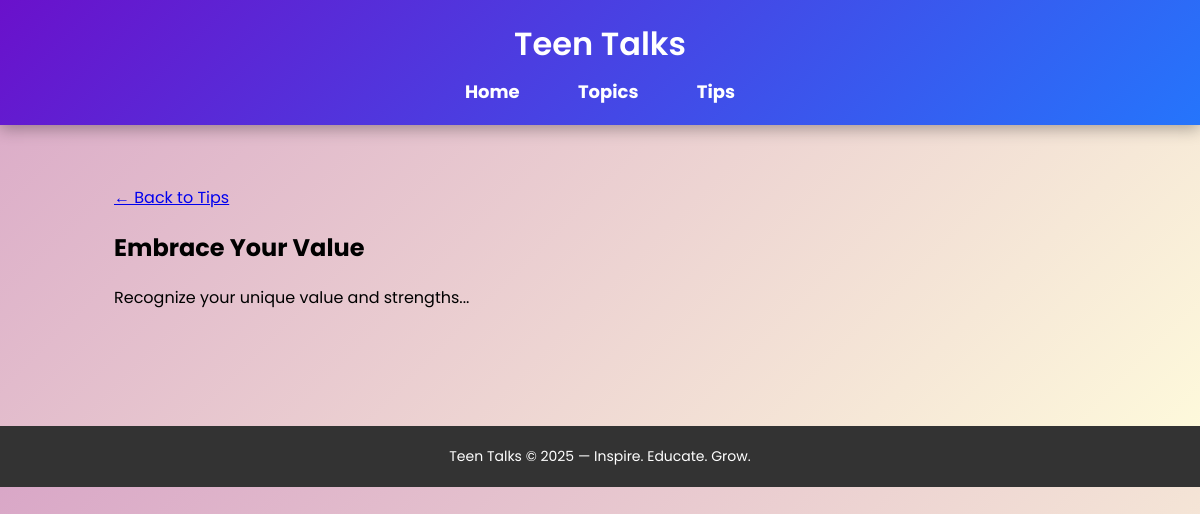
/tips/1/, run on the app's committed database.
### tips/models.py (models this page shows, shortened)
class Tip(models.Model):
    title = models.CharField(max_length=200)
    content = models.TextField()

### tips/views.py (the view)
# urls.py: path('<int:tip_id>/', views.tip_detail, name='tip_detail'),  # /tips/1/ → detail of a tip
def tip_detail(request, tip_id):
    tip = get_object_or_404(Tip, id=tip_id)
    return render(request, 'tips/tip_detail.html', {'tip': tip})

### tips/templates/tips/tip_detail.html (shortened to what this page needs)
{% extends "pages/base.html" %}
{% block content %}
<div class="container mt-4">
    <a href="{% url 'tips_list' %}" class="btn btn-outline-secondary mb-3">← Back to Tips</a>
    <div class="card p-4">
        <h2>{{ tip.title }}</h2>
        <p class="mt-3">{{ tip.content }}</p>
    </div>
</div>
{% endblock %}

### pages/templates/pages/base.html (style rules this page uses)
body { margin: 0; padding: 0; font-family: "Poppins", sans-serif; background: linear-gradient(135deg, #d9a7c7, #fffcdc); }
.container { width: 90%; margin: auto; padding: 30px 0; }

### data on the page
Tip: title "Embrace Your Value", content "Recognize your unique value and strengths..."
